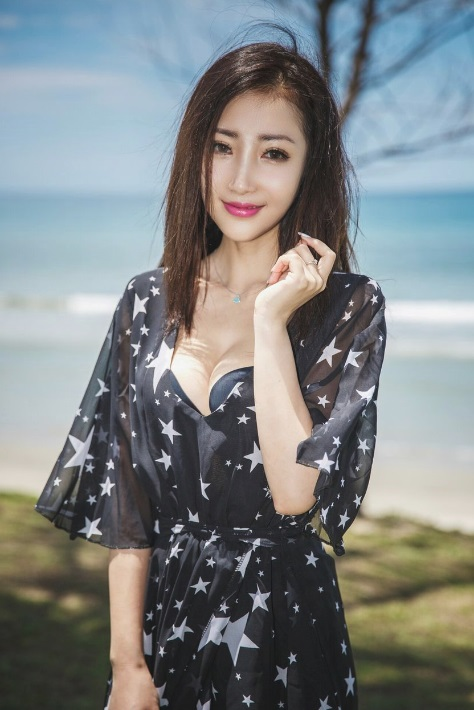
#> input picture PIL图片处理/test.jpg, 474 x 710 px
$ python print.py
#> lines starting #> are read from the running program, lines starting #| are printed output that depends on the picture
#-*-coding:utf-8-*-

from PIL import Image, ImageFilter
# 打开一个jpg图像文件，注意是当前路径:
im = Image.open('test.jpg')
#> im is the input picture: PIL image 474x710 RGB; mean R, G, B 126.6, 131.5, 132.2
#获取图片大小
w,h = im.size
#> w = 474; h = 710
print('Original image size : width:%d height: %d' %(w,h))
#| Original image size : width:474 height: 710

#图片缩放
im.thumbnail((w//2, h//2))
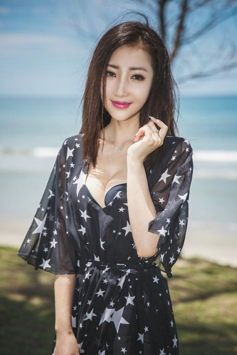
#> im: PIL image 237x355 RGB; mean R, G, B 126.6, 131.5, 132.2

print('Resize image to: %dx%d' % (w//2, h//2))
#| Resize image to: 237x355
# 把缩放后的图像用jpeg格式保存:
im.save('test2.jpg', 'jpeg')


# 打开一个jpg图像文件，注意是当前路径:
im = Image.open('test.jpg')
# 应用模糊滤镜:
im2 = im.filter(ImageFilter.BLUR)
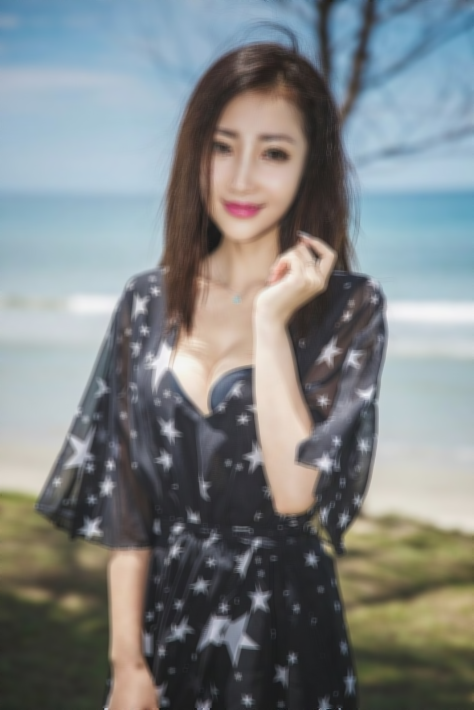
#> im2: PIL image 474x710 RGB; mean R, G, B 126.6, 131.5, 132.2
im2.save('blur.jpg', 'jpeg')

im2 = im.filter(ImageFilter.CONTOUR)
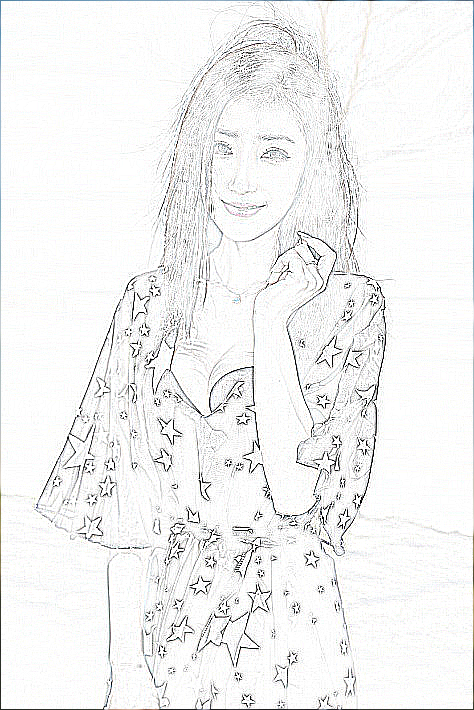
#> im2: PIL image 474x710 RGB; mean R, G, B 241.8, 242.1, 241.8
im2.save('contour.jpg','jpeg')
